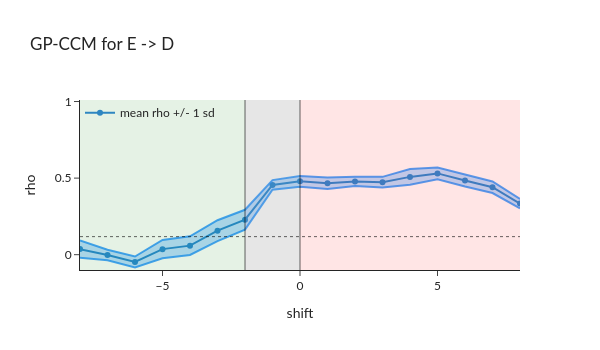

The notebook cell saved with this chart:
### Code cell
fig = go.Figure()
fig.update_layout(width = 600, height = 350)

fig.add_vrect(x0 = -(k - 1), x1 = 0.0, line_width = 0, fillcolor = "grey", opacity = 0.2)

fig.add_vrect(x0 = -8, x1 = -(k - 1), line_width = 0, fillcolor = "green", opacity = 0.1)
fig.add_vrect(x0 = 0., x1 = 8., line_width = 0, fillcolor = "red", opacity = 0.1)

fig.add_vline(x = -(k - 1), line_width = 1, fillcolor = "black", opacity = 0.6)
fig.add_vline(x = 0.0, line_width = 1, fillcolor = "black", opacity = 0.6)

fig.add_hline(y = e_to_d_eccm_null, line_dash = "dot", line_width = 1, fillcolor = "black", opacity = 0.6)

fig.add_trace(go.Scatter(x = -shifts, y = rho_s_e_to_d_eccm[:, 0], # reversing the meaning of x
                    mode = 'lines+markers',
                    name = 'mean rho +/- 1 sd',
                    line_color = eccm_darker))

fig.add_trace(go.Scatter(
    name = "",
    x = - shifts,
    y = rho_s_e_to_d_eccm[:, 0] + rho_s_e_to_d_eccm[:, 1].mul(1),
    marker = dict(color = eccm_solid_color),
    showlegend = False,
    mode = 'lines'
))

fig.add_trace(go.Scatter(
    name = "",
    x = - shifts,
    y = rho_s_e_to_d_eccm[:, 0] - rho_s_e_to_d_eccm[:, 1].mul(1),
    marker = dict(color = eccm_solid_color),
    showlegend = False,
    mode = 'lines',
    fillcolor = eccm_fill_color,
    fill = 'tonexty'
))

fig.update_layout(title = 'GP-CCM for E -> D',
                   xaxis_title = 'shift',
                   yaxis_title = 'rho')

# fig.update_layout(template = "plotly_white")
fig.update_layout(template = "simple_white")
fig.update_layout(font_family = "Lato")

fig.update_layout(xaxis_range = [-8.0, 8.0])
fig.update_layout(yaxis_range = [-0.1, 1.01])

fig.update_layout(legend = dict(x = 0, y = 1.01, bgcolor = "rgba(0,0,0,0)"))

fig.show()

### Figure 1 — Plotly figure (JSON) as saved in the notebook; plotly's stock layout.template omitted (floating-point values rounded to 4 significant figures)
{"data": [{"line": {"color": "rgba(46, 134, 193, 1.0)"}, "mode": "lines+markers", "name": "mean rho +/- 1 sd", "type": "scatter", "x": [8, 7, 6, 5, 4, 3, 2, 1, 0, -1, -2, -3, -4, -5, -6, -7, -8], "y": [0.3335, 0.4403, 0.4845, 0.5307, 0.5079, 0.4735, 0.4785, 0.466, 0.479, 0.4556, 0.2283, 0.157, 0.05899, 0.03626, -0.04745, -0.002048, 0.03631]}, {"marker": {"color": "rgba(30, 144, 255, 0.8)"}, "mode": "lines", "name": "", "showlegend": false, "type": "scatter", "x": [8, 7, 6, 5, 4, 3, 2, 1, 0, -1, -2, -3, -4, -5, -6, -7, -8], "y": [0.3642, 0.478, 0.5238, 0.569, 0.5595, 0.5081, 0.5091, 0.5038, 0.5141, 0.487, 0.2931, 0.2252, 0.12, 0.0959, -0.01203, 0.03189, 0.09219]}, {"fill": "tonexty", "fillcolor": "rgba(30, 144, 255, 0.3)", "marker": {"color": "rgba(30, 144, 255, 0.8)"}, "mode": "lines", "name": "", "showlegend": false, "type": "scatter", "x": [8, 7, 6, 5, 4, 3, 2, 1, 0, -1, -2, -3, -4, -5, -6, -7, -8], "y": [0.3029, 0.4026, 0.4452, 0.4925, 0.4563, 0.4389, 0.4479, 0.4283, 0.4439, 0.4242, 0.1635, 0.08877, -0.001994, -0.02338, -0.08287, -0.03599, -0.01958]}], "layout": {"font": {"family": "Lato"}, "height": 350, "legend": {"bgcolor": "rgba(0,0,0,0)", "x": 0, "y": 1.01}, "shapes": [{"fillcolor": "grey", "line": {"width": 0}, "opacity": 0.2, "type": "rect", "x0": -2, "x1": 0, "xref": "x", "y0": 0, "y1": 1, "yref": "y domain"}, {"fillcolor": "green", "line": {"width": 0}, "opacity": 0.1, "type": "rect", "x0": -8, "x1": -2, "xref": "x", "y0": 0, "y1": 1, "yref": "y domain"}, {"fillcolor": "red", "line": {"width": 0}, "opacity": 0.1, "type": "rect", "x0": 0, "x1": 8, "xref": "x", "y0": 0, "y1": 1, "yref": "y domain"}, {"fillcolor": "black", "line": {"width": 1}, "opacity": 0.6, "type": "line", "x0": -2, "x1": -2, "xref": "x", "y0": 0, "y1": 1, "yref": "y domain"}, {"fillcolor": "black", "line": {"width": 1}, "opacity": 0.6, "type": "line", "x0": 0, "x1": 0, "xref": "x", "y0": 0, "y1": 1, "yref": "y domain"}, {"fillcolor": "black", "line": {"dash": "dot", "width": 1}, "opacity": 0.6, "type": "line", "x0": 0, "x1": 1, "xref": "x domain", "y0": 0.1178, "y1": 0.1178, "yref": "y"}], "title": {"text": "GP-CCM for E -> D"}, "width": 600, "xaxis": {"range": [-8, 8], "title": {"text": "shift"}}, "yaxis": {"range": [-0.1, 1.01], "title": {"text": "rho"}}}}
